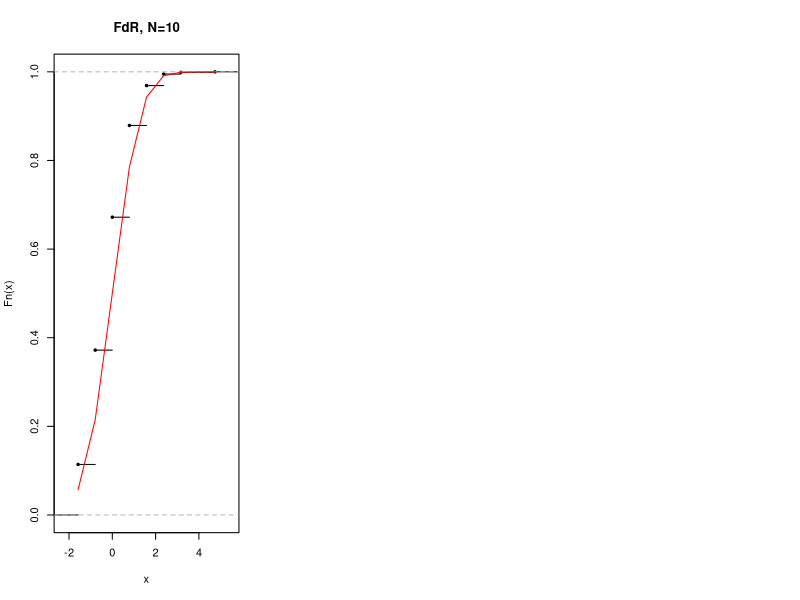
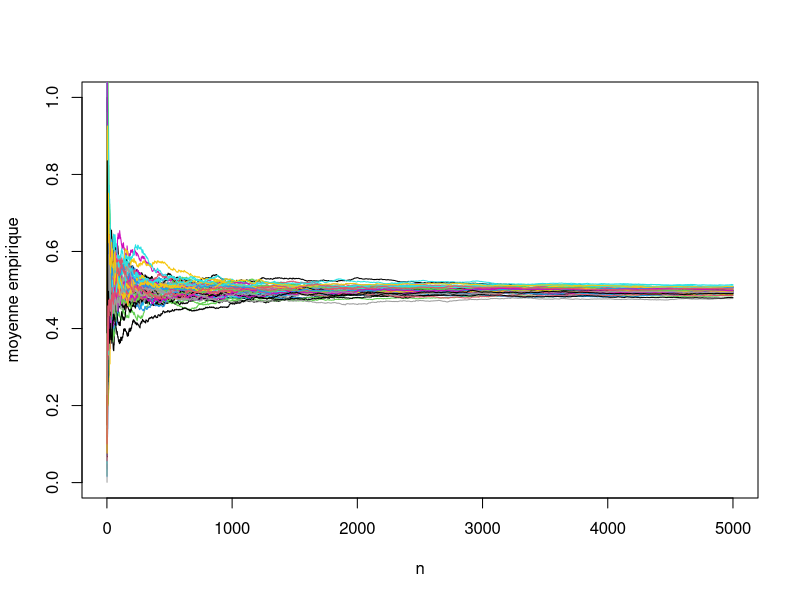
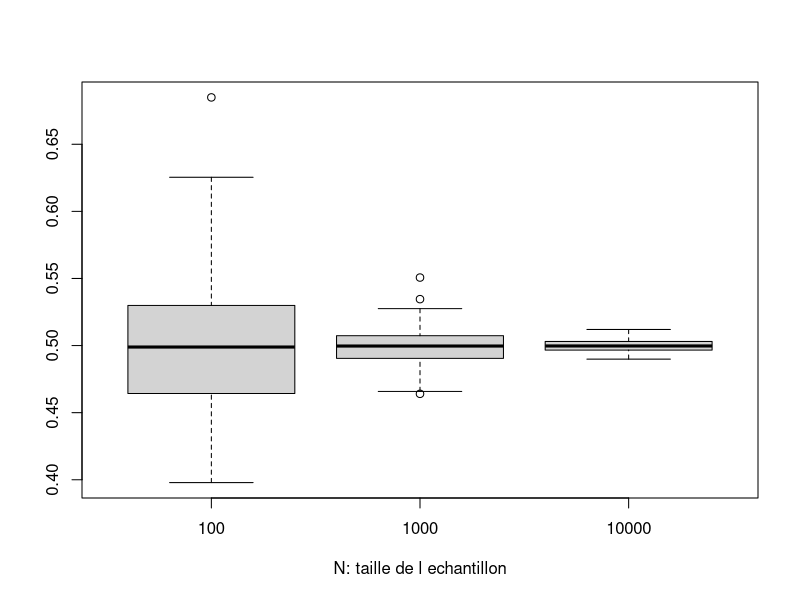
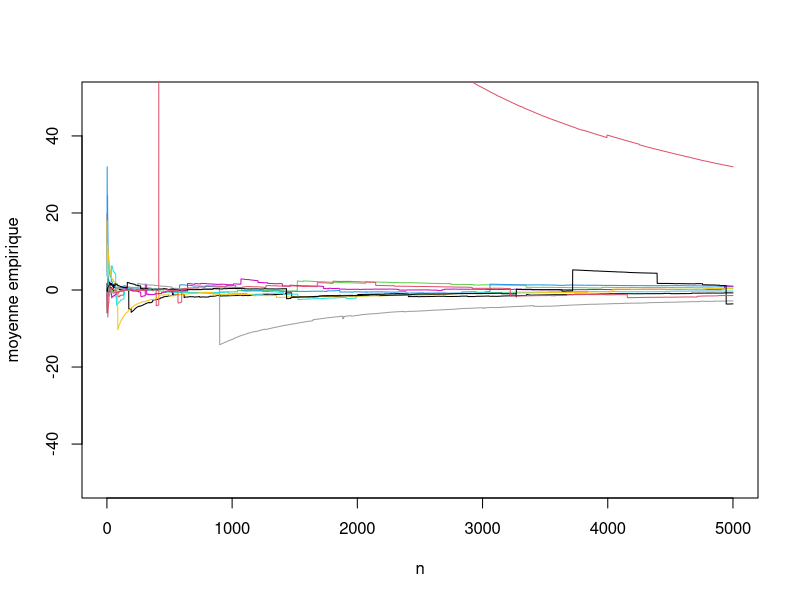
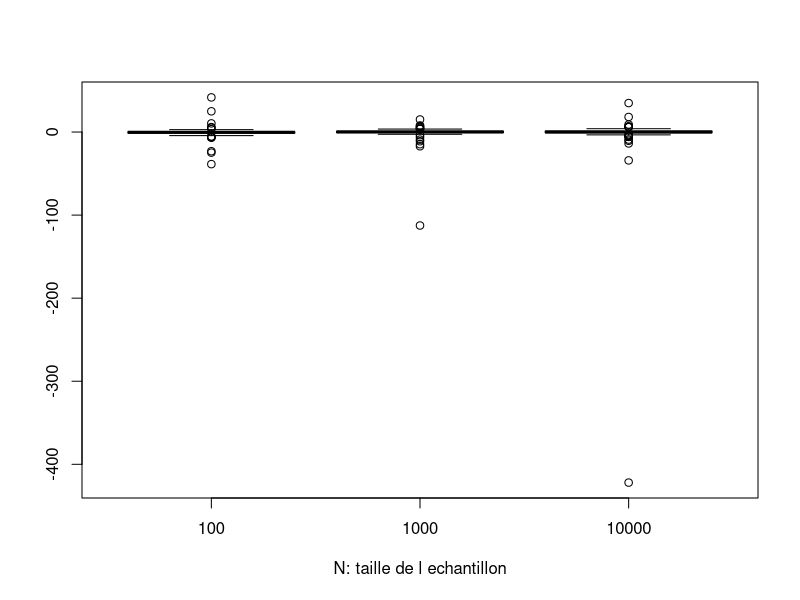
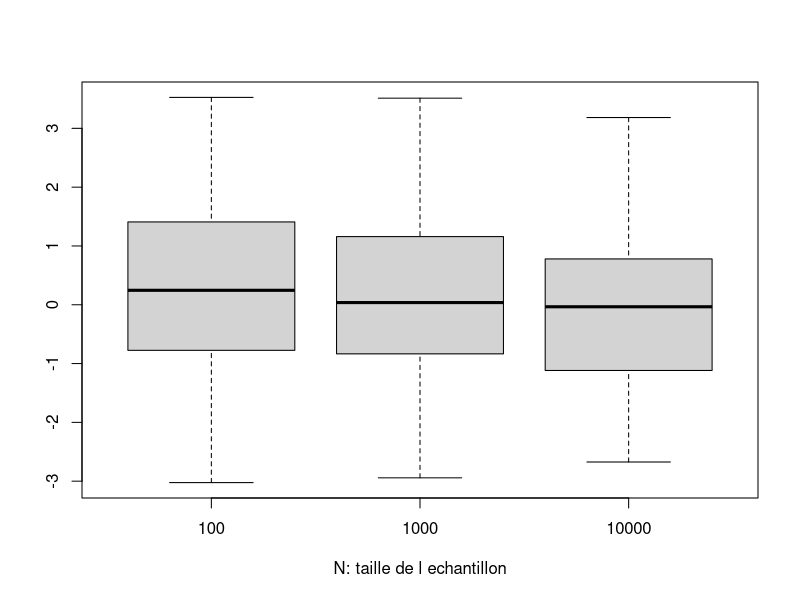

Write R code to recreate these figures, in order. (Note: this script raises an error after producing the figures.)
#=================2. TLC ===========

# ------- 1 ----------
tclbernoulli <- function(N,p){
  nb.echant <- 1000 
  res <- rep(0,nb.echant) 
  for (i in 1:nb.echant){
    data <- rbinom(N,1,p) 
    moy.emp <- mean(data) 
    res[i] <- sqrt(N/(p*(1-p)))*(moy.emp-p) 
  }
  return(res)
}

# ------- 2 ----------

s<-tclbernoulli(10,0.2)
mean(abs(s)<1.96)      
# Do the same for N=100 and N=1000
#...

# ------- 3 ----------
par(mfrow=c(1,3))

res <- tclbernoulli(10,.2) 
fdr10 <- ecdf(res)
plot.ecdf(res,main="FdR, N=10",cex=0.5)
lines(sort(res),pnorm(sort(res)),col='red')

# Do the same for N=100 and N=1000

#=================3. LLN ===========

#---------------1----------
par(mfrow=c(1,1))
Nfin <- 5000
X <- rexp(Nfin,2)       
Y <- cumsum(X)/1:Nfin   
plot(1:Nfin, Y, type='l', ylim=c(0,1), xlab='n', ylab='moyenne empirique')
for (i in 2:50){
  X <- rexp(Nfin,2)
  Y <- cumsum(X)/1:Nfin
  lines(1:Nfin, Y, col=i)   
}

#---------------- 2 ---------------

lgnexpo <- function(N){
  moy=rep(0,100) 
  for (i in 1:100){ 
    moy[i]=mean(rexp(N,2)) 
  }
  return(moy) 
}


boxplot(lgnexpo(100),lgnexpo(1000),lgnexpo(10000), names=c("100","1000","10000"),xlab='N: taille de l echantillon')


#---------------- 3 ---------------

Nfin <- 5000
X <- rcauchy(Nfin)
Y <- cumsum(X)/1:Nfin
plot(1:Nfin, Y, ylim=c(-50,50),type='l', xlab='n', ylab='moyenne empirique')
for (i in 2:10){
  X <- rcauchy(Nfin)
  Y <- cumsum(X)/1:Nfin
  lines(1:Nfin, Y, col=i)
}

lgncauchy <- function(N){
  moy <- rep(0,100) 
  for (i in 1:100){ 
    moy[i] <- mean(rcauchy(N))
  }
  return(moy) 
}

boxplot(lgncauchy(100),lgncauchy(1000),lgncauchy(10000),outline=T,names=c("100","1000","10000"),xlab='N: taille de l echantillon')

boxplot(lgncauchy(100),lgncauchy(1000),lgncauchy(10000),outline=F,names=c("100","1000","10000"),xlab='N: taille de l echantillon')


#=================3. Poisson law toward binomial law ===========

#----1-----
lambda=8
Bin10=rbinom(1000,10,lambda/10)
# Do the same for N=10,20, 30 and 100

#----2-----

M=max(Bin10,Bin20,Bin30,Bin100)
k=seq(0,M,by=1)
dpois(k,lambda)

#----3-----

par(mfrow=c(2,2))

plot(table(Bin10)/1000,main='N=10')
points(k,dpois(k,lambda),col='red')
# Do the same for N=10,20, 30 and 100

#----4-----

plot(ecdf(Bin10),main='N=10')
lines(k,ppois(k,lambda),type='s',col='red')
# Do the same for N=10,20, 30 and 100